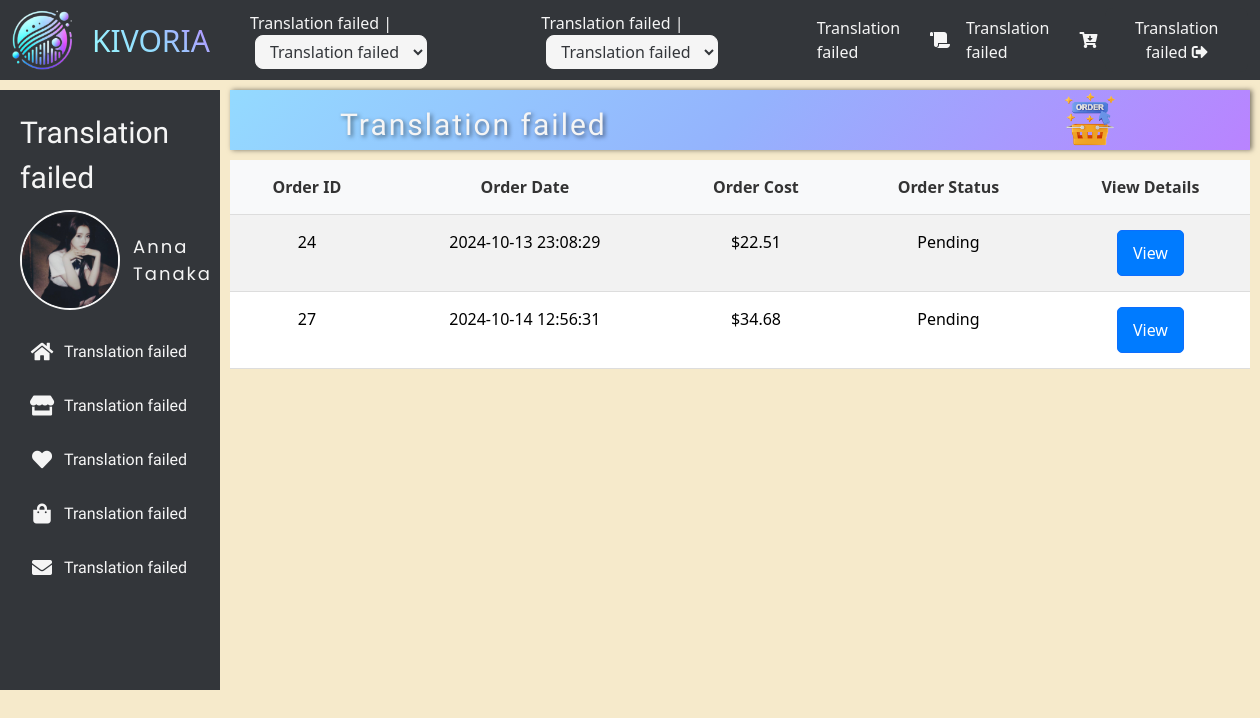
The page /order.php (signed in) on the database as committed earlier.
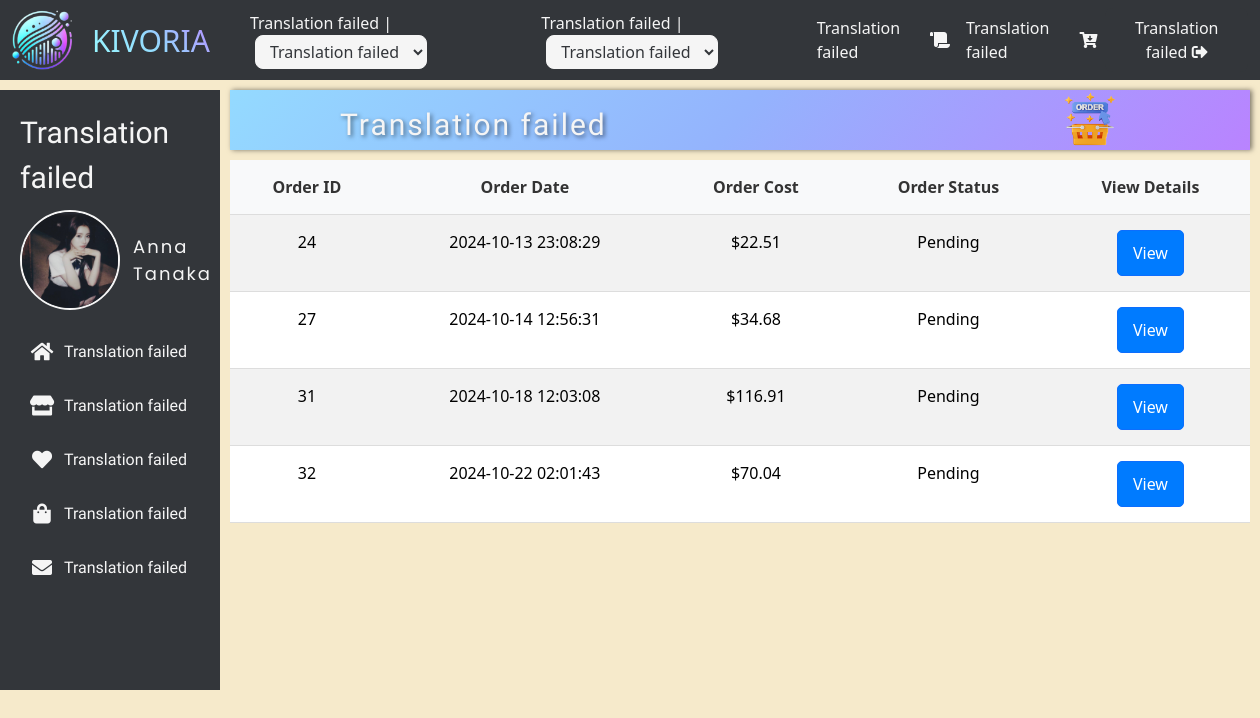
The same page on the database as committed later.
### tables this page shows
CREATE TABLE `users` (
  `user_id` int(11) NOT NULL,
  `unique_id` int(200) NOT NULL,
  `fname` varchar(255) NOT NULL,
  `lname` varchar(255) NOT NULL,
  `gender` varchar(10) DEFAULT NULL,
  `dob` date DEFAULT NULL,
  `country` varchar(100) DEFAULT NULL,
  `country_code` varchar(10) DEFAULT NULL,
  `handphone` varchar(20) DEFAULT NULL,
  `email` varchar(255) NOT NULL,
  `address` text DEFAULT NULL,
  `postcode` varchar(20) DEFAULT NULL,
  `city` varchar(100) DEFAULT NULL,
  `about_me` text DEFAULT NULL,
  `password` varchar(255) NOT NULL,
  `img` varchar(400) NOT NULL,
  `background_img` varchar(400) DEFAULT NULL,
  `status` varchar(255) NOT NULL
);

CREATE TABLE `orders` (
  `order_id` int(11) NOT NULL,
  `order_cost` decimal(10,2) NOT NULL,
  `order_status` varchar(50) NOT NULL,
  `unique_id` int(11) NOT NULL,
  `country_code` varchar(10) NOT NULL,
  `handphone` varchar(20) NOT NULL,
  `address` text NOT NULL,
  `postcode` varchar(20) NOT NULL,
  `city` varchar(100) NOT NULL,
  `order_date` datetime NOT NULL DEFAULT current_timestamp(),
  `shipping_id` int(11) DEFAULT NULL
);

### order.php (the view, shortened to what this page needs)
<!DOCTYPE html>
<html lang="en">
<head>
    <link href="https://cdn.jsdelivr.net/npm/bootstrap@5.3.3/dist/css/bootstrap.min.css" rel="stylesheet">
    <link rel="stylesheet" href="https://use.fontawesome.com/releases/v5.15.4/css/all.css"/>
    <link rel="stylesheet" href="assets/css/bar.css">
    <link rel="stylesheet" href="assets/css/order.css">
</head>
<body>
    <?php
    include_once('navigation/header.php');
    include_once('navigation/sidebar.php');
$user_id = $_SESSION['unique_id'];
$query = "SELECT order_id, order_date, order_cost, order_status FROM orders WHERE unique_id = ?";
$stmt = $conn->prepare($query);
$stmt->bind_param("i", $user_id);
$stmt->execute();
$result = $stmt->get_result();
?>
    <div class="order-container">
    <div id="search_bar">
        <div>
            <span class="title" data-translate="K-POP Order">K-POP Order</span>
            <h2><img src="assets/images/navbar/order.png" alt="Order"></h2>
        </div>
    </div>
        <table class="table table-striped">
            <thead>
                <tr>
                    <th>Order ID</th>
                    <th>Order Date</th>
                    <th>Order Cost</th>
                    <th>Order Status</th>
                    <th>View Details</th>
                </tr>
            </thead>
            <tbody>
                <?php while ($order = $result->fetch_assoc()): ?>
                    <tr>
                        <td><?php echo htmlspecialchars($order['order_id']); ?></td>
                        <td><?php echo htmlspecialchars($order['order_date']); ?></td>
                        <td>$<?php echo number_format($order['order_cost'], 2); ?></td>
                        <td><?php echo htmlspecialchars($order['order_status']); ?></td>
                        <td>
                            <a href="order_details.php?order_id=<?php echo $order['order_id']; ?>" class="btn btn-primary">View</a>
                        </td>
                    </tr>
                <?php endwhile; ?>
            </tbody>
        </table>
    </div>
</body>
</html>

### navigation/header.php (shortened to what this page needs)
<nav class="navbar navbar-expand-lg">
        <div class="container-fluid">
            <div class="d-flex align-items-center">
                <img src="assets/images/navbar/logo.png" class="navbar-logo">
                <a class="navbar-brand">KIVORIA</a>
                <div class="dropdown ms-4 me-2">
                    <label for="language" class="language-label">
                        <span data-translate="Language">Language</span> |</label></label>
                    <select name="language" id="language" class="language-selector">
                        <option value="en" data-translate="English">English</option>
                    </select>
                </div>
                <div class="dropdown ms-4 me-2">
                    <label for="currency" class="currency-label">
                        <span data-translate="Currency">Currency</span> |</label>
                    <select name="currency" id="currency" class="currency-selector">
                        <option value="USD" data-translate="US Dollar (USD)">US Dollar (USD)</option>
                    </select>
                </div>
            </div>
            <div class="navbar-options ms-auto" id="navbarNav">
                <ul class="navbar-nav">
                    <li class="nav-item">
                        <a class="nav-link" href="feedback.php">
                            <span data-translate="Customer Feedback Form">Customer Feedback Form</span>
                            <i class="fas fa-scroll"></i>
                        </a>
                    </li>
                    <li class="nav-item">
                        <a class="nav-link" href="cart.php">
                            <span data-translate="Cart">Cart</span>
                            <i class="fas fa-cart-arrow-down"></i>
                        </a>
                    </li>
                    <form method="POST" action="logout.php">
                        <button type="logout" name="logout" class="nav-link">
                        <span data-translate="Log Out">Log Out</span>
                        <i class="fas fa-sign-out-alt"></i>
                        </button>
                    </form>
                </ul>
            </div>
        </div>
    </nav>

### navigation/sidebar.php (shortened to what this page needs)
<?php
    $conn = mysqli_connect("127.0.0.1", "root", "", "kpop_e-commerce");
    $sql = mysqli_query($conn, "SELECT * FROM users WHERE unique_id = {$_SESSION['unique_id']}");
    if(mysqli_num_rows($sql) > 0){
        $row = mysqli_fetch_assoc($sql);
    }
?>
    <div class="sidebar-container">
        <div class="sidebar">
            <span class="sidebar-title" data-translate="Profile">Profile</span>
            <a href="forum.php">
            <div class="personal-profile">
                <img src="assets/images/profile/<?php echo $row['img'] ?>" id="sidebar-profile-photo" alt="Profile Photo">
                <span class="profile-name"><?php echo $row['fname'] . " " .$row['lname'] ?></span>
            </div>
            </a>
            <ul class="sidebar-menu">
                <li><a href="home.php"><i class="fas fa-home"></i><span data-translate="Home">Home</span></a></li>
                <li><a href="shop.php"><i class="fas fa-store"></i><span data-translate="Shop">Shop</span></a></li>
                <li><a href="wishlist.php"><i class="fas fa-heart"></i><span data-translate="Wishlist">Wishlist</span></a></li>
                <li><a href="order.php"><i class="fas fa-shopping-bag"></i><span data-translate="Order">Order</span></a></li>
                <li><a href="message.php"><i class="fas fa-envelope"></i><span data-translate="Message">Message</span></a></li>
            </ul>
        </div>
    </div>

### assets/css/bar.css (style rules this page uses)
body { background-color: #F6EACB; }
.navbar { display: flex; align-items: center; justify-content: flex-start; background: #33363a; }
.navbar-logo { width: 60px; height: auto; }
.navbar-brand { font-size: 30px; text-decoration: none; margin-left: 20px; background: linear-gradient(45deg, #99FEFF, #94DAFF,#B983FF); background-clip: text; -webkit-background-clip: text; -webkit-text-fill-color: transparent; }
.language-label, .currency-label { font-size: 16px; font-weight: 500; color: whitesmoke; }
.language-selector, .currency-selector { font-size: 16px; color: #33363a; background-color: whitesmoke; border: 1px solid whitesmoke; border-radius: 8px; padding: 4px 10px; outline: none; cursor: pointer; transition: background-color 0.3s ease; margin-left: 5px; }
.navbar-nav .nav-item .nav-link { font-size: 16px; font-weight: 500; color: whitesmoke; text-decoration: none; display: flex; align-items: center; transition: all 0.3s ease; }
.navbar-nav .nav-item .nav-link i { margin-left: 8px; cursor: pointer; }
.navbar-nav button { font-size: 16px; font-weight: 500; color: whitesmoke; background: #33363a; border: none; padding: 8px 16px; border-radius: 8px; cursor: pointer; transition: all 0.3s ease; }
#search_bar { height: 60px; background: linear-gradient(130deg,#94DAFF,#94B3FD, #B983FF); box-shadow: 2px 0 5px rgba(0, 0, 0, 0.5); }
#search_bar div { display: flex; justify-content: space-between; align-items: center; width: 800px; margin: auto; font-size: 30px; }
#search_bar img { width: 60px; height: 60px; margin-right: 20px; }
#search_bar div span.title { font-family: 'Audiowide', cursive; font-size: 30px; color: whitesmoke; letter-spacing: 2px; text-shadow: 2px 2px 4px rgba(0, 0, 0, 0.5); display: flex; align-items: center; }
.sidebar-container { width: 220px; height: 490px; margin-top: 10px; margin-left: 0; background-color: #33363a; position: absolute; }
.sidebar { width: 100%; height: 100%; display: flex; flex-direction: column; align-items: flex-start; padding: 10px; }
.sidebar-title { font-family: 'Ysabeau Office', sans-serif; font-size: 30px; color: whitesmoke; margin-top: 10px; margin-left: 10px; margin-bottom: 10px; }
.personal-profile { width: 100px; height: 100px; border-radius: 50%; border: 2px solid whitesmoke; display: flex; align-items: center; margin-left: 10px; margin-bottom: 10px; }
#sidebar-profile-photo { width: 100%; height: 100%; border-radius: 50%; cursor: pointer; object-fit: cover; }
.profile-name { font-family: 'Poppins', sans-serif; font-size: 18px; color: whitesmoke; letter-spacing: 2px; margin-left: 15px; }
a { text-decoration: none; }
.sidebar-menu { list-style-type: none; padding: 0; margin: 0; width: 100%; }
.sidebar-menu li { margin: 10px 0; }
.sidebar-menu li a { color: whitesmoke; text-decoration: none; font-family: 'MuSeoModerno', sans-serif; font-size: 16px; padding: 10px 20px; display: flex; align-items: center; transition: background-color 0.3s ease; }
.sidebar-menu li a i { margin-right: 10px; font-size: 20px; width: 24px; text-align: center; }
.sidebar-menu li a span { flex-grow: 1; }

### assets/css/order.css (style rules this page uses)
.sidebar-container { height: 600px; }
.order-container { margin: 10px 10px 0 230px; width: 1020px; min-height: fit-content; }
.table { width: 100%; border-collapse: collapse; margin-top: 10px; }
.table th, .table td { padding: 15px; text-align: center; border-bottom: 1px solid #ddd; }
.table th { background-color: #f8f9fa; color: #333; font-weight: bold; }
.btn { background-color: #007bff; color: white; border-radius: 5px; padding: 10px 15px; transition: background-color 0.3s; }

Rows that differ between the two databases and show on the page:
added orders: order_id "31", order_date "2024-10-18 12:03:08", order_cost "116.91", order_status "Pending"
added orders: order_id "32", order_date "2024-10-22 02:01:43", order_cost "70.04", order_status "Pending"
